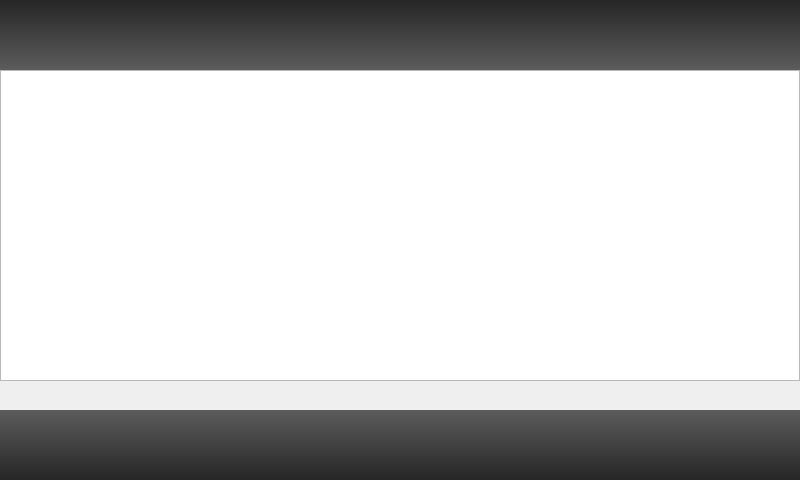
<?xml version="1.0" encoding="UTF-8"?>
<ui version="4.0">
 <class>PlaylistSortForm</class>
 <widget class="QWidget" name="PlaylistSortForm">
  <property name="geometry">
   <rect>
    <x>0</x>
    <y>0</y>
    <width>800</width>
    <height>480</height>
   </rect>
  </property>
  <property name="windowTitle">
   <string>Sorting</string>
  </property>
  <layout class="QVBoxLayout" name="verticalLayout">
   <property name="spacing">
    <number>0</number>
   </property>
   <property name="margin">
    <number>0</number>
   </property>
   <item>
    <widget class="QWidget" name="topWidget" native="true">
     <property name="styleSheet">
      <string notr="true">background: qlineargradient(spread:pad, x1:0, y1:0, x2:0, y2:1, stop:0 rgba(38, 38, 38, 255), stop:1 rgba(92, 92, 92, 255))</string>
     </property>
     <layout class="QHBoxLayout" name="horizontalLayout_4">
      <property name="spacing">
       <number>0</number>
      </property>
      <property name="margin">
       <number>0</number>
      </property>
      <item>
       <widget class="QPushButton" name="sortAlphAscButton">
        <property name="sizePolicy">
         <sizepolicy hsizetype="Fixed" vsizetype="Fixed">
          <horstretch>0</horstretch>
          <verstretch>0</verstretch>
         </sizepolicy>
        </property>
        <property name="minimumSize">
         <size>
          <width>70</width>
          <height>70</height>
         </size>
        </property>
        <property name="maximumSize">
         <size>
          <width>70</width>
          <height>70</height>
         </size>
        </property>
        <property name="text">
         <string/>
        </property>
        <property name="icon">
         <iconset resource="../../resources/resources.qrc">
          <normaloff>:/icons/white/sort_alpha_asc.png</normaloff>:/icons/white/sort_alpha_asc.png</iconset>
        </property>
        <property name="iconSize">
         <size>
          <width>48</width>
          <height>58</height>
         </size>
        </property>
        <property name="checkable">
         <bool>false</bool>
        </property>
        <property name="flat">
         <bool>true</bool>
        </property>
       </widget>
      </item>
      <item>
       <spacer name="thorizontalSpacer_0">
        <property name="orientation">
         <enum>Qt::Horizontal</enum>
        </property>
        <property name="sizeHint" stdset="0">
         <size>
          <width>40</width>
          <height>20</height>
         </size>
        </property>
       </spacer>
      </item>
      <item>
       <widget class="QPushButton" name="artistsButton">
        <property name="sizePolicy">
         <sizepolicy hsizetype="Fixed" vsizetype="Fixed">
          <horstretch>0</horstretch>
          <verstretch>0</verstretch>
         </sizepolicy>
        </property>
        <property name="minimumSize">
         <size>
          <width>70</width>
          <height>70</height>
         </size>
        </property>
        <property name="maximumSize">
         <size>
          <width>70</width>
          <height>70</height>
         </size>
        </property>
        <property name="text">
         <string/>
        </property>
        <property name="icon">
         <iconset resource="../../resources/resources.qrc">
          <normaloff>:/icons/white/artists.png</normaloff>:/icons/white/artists.png</iconset>
        </property>
        <property name="checkable">
         <bool>false</bool>
        </property>
        <property name="flat">
         <bool>true</bool>
        </property>
       </widget>
      </item>
      <item>
       <spacer name="thorizontalSpacer_1">
        <property name="orientation">
         <enum>Qt::Horizontal</enum>
        </property>
        <property name="sizeHint" stdset="0">
         <size>
          <width>40</width>
          <height>20</height>
         </size>
        </property>
       </spacer>
      </item>
      <item>
       <widget class="QPushButton" name="sortAlphDescButton">
        <property name="sizePolicy">
         <sizepolicy hsizetype="Fixed" vsizetype="Fixed">
          <horstretch>0</horstretch>
          <verstretch>0</verstretch>
         </sizepolicy>
        </property>
        <property name="minimumSize">
         <size>
          <width>70</width>
          <height>70</height>
         </size>
        </property>
        <property name="maximumSize">
         <size>
          <width>70</width>
          <height>70</height>
         </size>
        </property>
        <property name="text">
         <string/>
        </property>
        <property name="icon">
         <iconset resource="../../resources/resources.qrc">
          <normaloff>:/icons/white/sort_alpha_desc.png</normaloff>:/icons/white/sort_alpha_desc.png</iconset>
        </property>
        <property name="iconSize">
         <size>
          <width>48</width>
          <height>48</height>
         </size>
        </property>
        <property name="checkable">
         <bool>false</bool>
        </property>
        <property name="flat">
         <bool>true</bool>
        </property>
       </widget>
      </item>
     </layout>
    </widget>
   </item>
   <item>
    <widget class="QTableView" name="playlistView">
     <property name="contextMenuPolicy">
      <enum>Qt::CustomContextMenu</enum>
     </property>
     <property name="frameShadow">
      <enum>QFrame::Sunken</enum>
     </property>
     <property name="horizontalScrollBarPolicy">
      <enum>Qt::ScrollBarAlwaysOff</enum>
     </property>
     <property name="autoScroll">
      <bool>false</bool>
     </property>
     <property name="editTriggers">
      <set>QAbstractItemView::NoEditTriggers</set>
     </property>
     <property name="selectionMode">
      <enum>QAbstractItemView::MultiSelection</enum>
     </property>
     <property name="selectionBehavior">
      <enum>QAbstractItemView::SelectRows</enum>
     </property>
     <property name="iconSize">
      <size>
       <width>50</width>
       <height>50</height>
      </size>
     </property>
     <property name="showGrid">
      <bool>false</bool>
     </property>
     <property name="cornerButtonEnabled">
      <bool>false</bool>
     </property>
     <attribute name="horizontalHeaderVisible">
      <bool>false</bool>
     </attribute>
     <attribute name="horizontalHeaderStretchLastSection">
      <bool>true</bool>
     </attribute>
     <attribute name="verticalHeaderVisible">
      <bool>false</bool>
     </attribute>
     <attribute name="verticalHeaderDefaultSectionSize">
      <number>70</number>
     </attribute>
     <attribute name="verticalHeaderMinimumSectionSize">
      <number>70</number>
     </attribute>
    </widget>
   </item>
   <item>
    <widget class="QWidget" name="bhorWidget" native="true">
     <layout class="QHBoxLayout" name="bhorizontalLayout">
      <property name="spacing">
       <number>0</number>
      </property>
      <property name="leftMargin">
       <number>0</number>
      </property>
      <property name="topMargin">
       <number>0</number>
      </property>
      <property name="rightMargin">
       <number>0</number>
      </property>
      <item>
       <spacer name="chorizontalSpacer_0">
        <property name="orientation">
         <enum>Qt::Horizontal</enum>
        </property>
        <property name="sizeHint" stdset="0">
         <size>
          <width>40</width>
          <height>20</height>
         </size>
        </property>
       </spacer>
      </item>
      <item>
       <spacer name="chorizontalSpacer_1">
        <property name="orientation">
         <enum>Qt::Horizontal</enum>
        </property>
        <property name="sizeHint" stdset="0">
         <size>
          <width>40</width>
          <height>20</height>
         </size>
        </property>
       </spacer>
      </item>
      <item>
       <spacer name="chorizontalSpacer_2">
        <property name="orientation">
         <enum>Qt::Horizontal</enum>
        </property>
        <property name="sizeHint" stdset="0">
         <size>
          <width>40</width>
          <height>20</height>
         </size>
        </property>
       </spacer>
      </item>
      <item>
       <spacer name="chorizontalSpacer_3">
        <property name="orientation">
         <enum>Qt::Horizontal</enum>
        </property>
        <property name="sizeHint" stdset="0">
         <size>
          <width>40</width>
          <height>20</height>
         </size>
        </property>
       </spacer>
      </item>
      <item>
       <spacer name="chorizontalSpacer_4">
        <property name="orientation">
         <enum>Qt::Horizontal</enum>
        </property>
        <property name="sizeHint" stdset="0">
         <size>
          <width>40</width>
          <height>20</height>
         </size>
        </property>
       </spacer>
      </item>
      <item>
       <spacer name="chorizontalSpacer_5">
        <property name="orientation">
         <enum>Qt::Horizontal</enum>
        </property>
        <property name="sizeHint" stdset="0">
         <size>
          <width>40</width>
          <height>20</height>
         </size>
        </property>
       </spacer>
      </item>
     </layout>
    </widget>
   </item>
   <item>
    <widget class="QWidget" name="bottomWidget" native="true">
     <property name="minimumSize">
      <size>
       <width>78</width>
       <height>0</height>
      </size>
     </property>
     <property name="styleSheet">
      <string notr="true">background:qlineargradient(spread:pad, x1:1, y1:1, x2:1, y2:0, stop:0 rgba(38, 38, 38, 255), stop:1 rgba(92, 92, 92, 255))</string>
     </property>
     <layout class="QHBoxLayout" name="horizontalLayout_2">
      <property name="spacing">
       <number>0</number>
      </property>
      <property name="margin">
       <number>0</number>
      </property>
      <item>
       <widget class="QPushButton" name="doneButton">
        <property name="sizePolicy">
         <sizepolicy hsizetype="Fixed" vsizetype="Fixed">
          <horstretch>0</horstretch>
          <verstretch>0</verstretch>
         </sizepolicy>
        </property>
        <property name="minimumSize">
         <size>
          <width>70</width>
          <height>70</height>
         </size>
        </property>
        <property name="maximumSize">
         <size>
          <width>70</width>
          <height>70</height>
         </size>
        </property>
        <property name="text">
         <string/>
        </property>
        <property name="icon">
         <iconset resource="../../resources/resources.qrc">
          <normaloff>:/icons/white/use.png</normaloff>:/icons/white/use.png</iconset>
        </property>
        <property name="flat">
         <bool>true</bool>
        </property>
       </widget>
      </item>
      <item>
       <spacer name="bhorizontalSpacer_0">
        <property name="orientation">
         <enum>Qt::Horizontal</enum>
        </property>
        <property name="sizeHint" stdset="0">
         <size>
          <width>40</width>
          <height>20</height>
         </size>
        </property>
       </spacer>
      </item>
      <item>
       <widget class="QPushButton" name="moveTopButton">
        <property name="sizePolicy">
         <sizepolicy hsizetype="Fixed" vsizetype="Fixed">
          <horstretch>0</horstretch>
          <verstretch>0</verstretch>
         </sizepolicy>
        </property>
        <property name="minimumSize">
         <size>
          <width>70</width>
          <height>70</height>
         </size>
        </property>
        <property name="maximumSize">
         <size>
          <width>70</width>
          <height>70</height>
         </size>
        </property>
        <property name="text">
         <string/>
        </property>
        <property name="icon">
         <iconset resource="../../resources/resources.qrc">
          <normaloff>:/icons/white/arrow_top.png</normaloff>:/icons/white/arrow_top.png</iconset>
        </property>
        <property name="flat">
         <bool>true</bool>
        </property>
       </widget>
      </item>
      <item>
       <spacer name="bhorizontalSpacer_1">
        <property name="orientation">
         <enum>Qt::Horizontal</enum>
        </property>
        <property name="sizeHint" stdset="0">
         <size>
          <width>40</width>
          <height>20</height>
         </size>
        </property>
       </spacer>
      </item>
      <item>
       <widget class="QPushButton" name="moveDownButton">
        <property name="sizePolicy">
         <sizepolicy hsizetype="Fixed" vsizetype="Fixed">
          <horstretch>0</horstretch>
          <verstretch>0</verstretch>
         </sizepolicy>
        </property>
        <property name="minimumSize">
         <size>
          <width>70</width>
          <height>70</height>
         </size>
        </property>
        <property name="maximumSize">
         <size>
          <width>70</width>
          <height>70</height>
         </size>
        </property>
        <property name="text">
         <string/>
        </property>
        <property name="icon">
         <iconset resource="../../resources/resources.qrc">
          <normaloff>:/icons/white/arrow_bottom.png</normaloff>:/icons/white/arrow_bottom.png</iconset>
        </property>
        <property name="flat">
         <bool>true</bool>
        </property>
       </widget>
      </item>
      <item>
       <spacer name="bhorizontalSpacer_2">
        <property name="orientation">
         <enum>Qt::Horizontal</enum>
        </property>
        <property name="sizeHint" stdset="0">
         <size>
          <width>40</width>
          <height>20</height>
         </size>
        </property>
       </spacer>
      </item>
      <item>
       <widget class="QPushButton" name="shuffleButton">
        <property name="sizePolicy">
         <sizepolicy hsizetype="Fixed" vsizetype="Fixed">
          <horstretch>0</horstretch>
          <verstretch>0</verstretch>
         </sizepolicy>
        </property>
        <property name="minimumSize">
         <size>
          <width>70</width>
          <height>70</height>
         </size>
        </property>
        <property name="maximumSize">
         <size>
          <width>70</width>
          <height>70</height>
         </size>
        </property>
        <property name="text">
         <string/>
        </property>
        <property name="icon">
         <iconset resource="../../resources/resources.qrc">
          <normaloff>:/icons/white/random_on.png</normaloff>:/icons/white/random_on.png</iconset>
        </property>
        <property name="flat">
         <bool>true</bool>
        </property>
       </widget>
      </item>
     </layout>
    </widget>
   </item>
  </layout>
 </widget>
 <resources>
  <include location="../../resources/resources.qrc"/>
 </resources>
 <connections/>
</ui>
